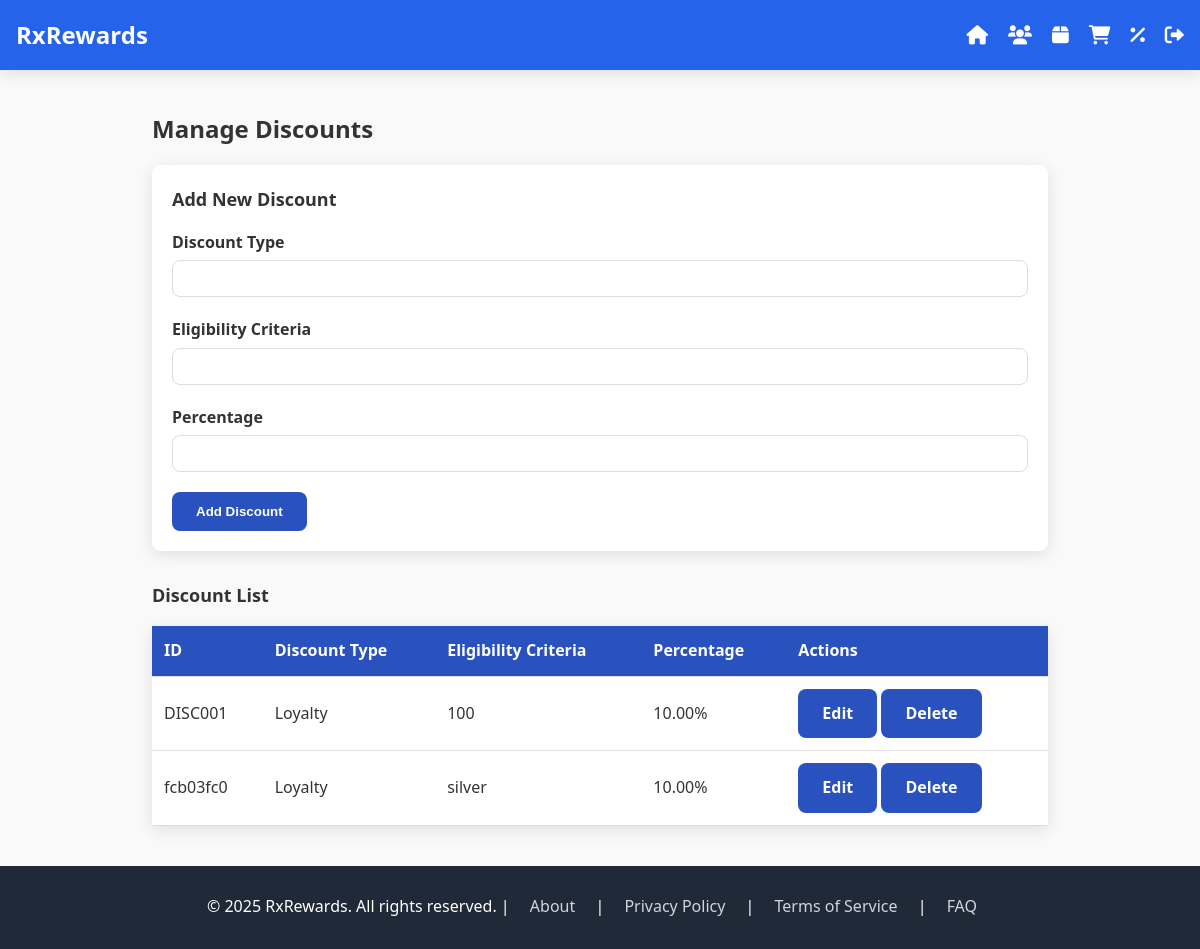
The app's page /discounts (signed in) with its own data.
### tables this page shows
CREATE TABLE Discount (
            DiscountID TEXT PRIMARY KEY,
            DiscountType TEXT NOT NULL,
            EligibilityCriteria TEXT NOT NULL,
            Percentage REAL NOT NULL
        );

### app.py (the view)
    def wrap(*args, **kwargs):
        if not session.get("logged_in"):
            return redirect(url_for("login"))
        return f(*args, **kwargs)

### app.py (called while the page is built, shortened)
def login_required(f):
    def wrap(*args, **kwargs):
        if not session.get("logged_in"):
            return redirect(url_for("login"))
        return f(*args, **kwargs)
    wrap.__name__ = f.__name__
    return wrap

@app.route("/discounts", methods=["GET", "POST"])
@login_required
def discounts():
    discounts = get_all_discounts()
    return render_template("discounts.html", discounts=discounts)

### database.py (called while the page is built)
def get_db():
    conn = sqlite3.connect("rxrewards.db")
    return conn

def get_all_discounts():
    conn = get_db()
    c = conn.cursor()
    c.execute("SELECT * FROM Discount")
    return c.fetchall()

### templates/discounts.html (shortened to what this page needs)
{% extends 'base.html' %} {% block content %}
<section class="container">
	<h2 class="text-2xl font-bold mb-4">Manage Discounts</h2>
	<div class="form">
		<h3 class="text-lg font-semibold mb-4">Add New Discount</h3>
		<form method="POST">
			<div class="form-group">
				<label for="discount_type">Discount Type</label>
				<input
					type="text"
					name="discount_type"
					id="discount_type"
					required
				/>
			</div>
			<div class="form-group">
				<label for="eligibility_criteria">Eligibility Criteria</label>
				<input
					type="text"
					name="eligibility_criteria"
					id="eligibility_criteria"
					required
				/>
			</div>
			<div class="form-group">
				<label for="percentage">Percentage</label>
				<input
					type="number"
					step="0.01"
					name="percentage"
					id="percentage"
					required
				/>
			</div>
			<button type="submit" class="btn bg-green-600 hover:bg-green-700">
				Add Discount
			</button>
		</form>
	</div>
	<h3 class="text-lg font-semibold mt-6 mb-4">Discount List</h3>
	<table>
		<thead>
			<tr>
				<th>ID</th>
				<th>Discount Type</th>
				<th>Eligibility Criteria</th>
				<th>Percentage</th>
				<th>Actions</th>
			</tr>
		</thead>
		<tbody>
			{% for discount in discounts %}
			<tr>
				<td>{{ discount[0] }}</td>
				<td>{{ discount[1] }}</td>
				<td>{{ discount[2] }}</td>
				<td>{{ '%.2f'|format(discount[3]) }}%</td>
				<td>
					<a
						href="{{ url_for('edit_discount', discount_id=discount[0]) }}"
						class="btn bg-blue-600 hover:bg-blue-700"
						>Edit</a
					>
					<a
						href="{{ url_for('delete_discount', discount_id=discount[0]) }}"
						class="btn bg-red-600 hover:bg-red-700"
						>Delete</a
					>
				</td>
			</tr>
			{% endfor %}
		</tbody>
	</table>
</section>
{% endblock %}

### static/style.css (style rules this page uses)
:root { --primary-color: #2a52be; --secondary-color: #6d83c4; --text-color: #333; --light-bg: #f9f9f9; --border-radius: 8px; --box-shadow: 0 4px 15px rgba(0, 0, 0, 0.1); }
* { margin: 0; padding: 0; box-sizing: border-box; }
body { font-family: "Segoe UI", Tahoma, Geneva, Verdana, sans-serif; line-height: 1.6; color: var(--text-color); background-color: var(--light-bg); display: flex; flex-direction: column; min-height: 100vh; }
.container { width: 90%; max-width: 1200px; margin: 0 auto; padding: 20px; }
.bg-blue-600 { background-color: #2563eb; }
.bg-green-600 { background-color: #16a34a; }
.mb-4 { margin-bottom: 1rem; }
.text-2xl { font-size: 1.5rem; }
.text-lg { font-size: 1.125rem; }
.font-bold { font-weight: 700; }
.font-semibold { font-weight: 600; }
.btn { display: inline-block; padding: 12px 24px; border-radius: var(--border-radius); font-weight: 600; cursor: pointer; border: none; background-color: var(--primary-color); color: #fff; text-decoration: none; transition: background-color 0.3s ease; }
.form { background-color: #fff; padding: 20px; border-radius: var(--border-radius); box-shadow: var(--box-shadow); margin-bottom: 30px; }
.form-group { margin-bottom: 20px; }
.form-group label { display: block; margin-bottom: 5px; font-weight: 600; }
.form-group input { width: 100%; padding: 10px; border: 1px solid #ddd; border-radius: var(--border-radius); }
table { width: 100%; border-collapse: collapse; background-color: #fff; box-shadow: var(--box-shadow); }
th, td { padding: 12px; text-align: left; border-bottom: 1px solid #ddd; }
th { background-color: var(--primary-color); color: #fff; }

### records on screen
Discount: DiscountID "DISC001", DiscountType "Loyalty", EligibilityCriteria "100", Percentage "10.00"
Discount: DiscountID "fcb03fc0", DiscountType "Loyalty", EligibilityCriteria "silver", Percentage "10.00"
